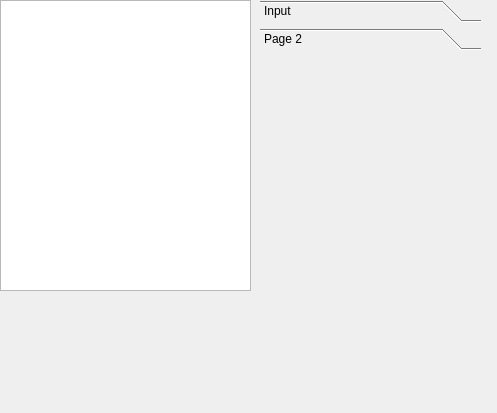
<?xml version="1.0" encoding="UTF-8"?>
<ui version="4.0">
 <class>ClientManagerForm</class>
 <widget class="QWidget" name="ClientManagerForm">
  <property name="geometry">
   <rect>
    <x>0</x>
    <y>0</y>
    <width>497</width>
    <height>413</height>
   </rect>
  </property>
  <property name="windowTitle">
   <string>Form</string>
  </property>
  <widget class="QTableWidget" name="tableWidget">
   <property name="geometry">
    <rect>
     <x>0</x>
     <y>0</y>
     <width>251</width>
     <height>291</height>
    </rect>
   </property>
  </widget>
  <widget class="QToolBox" name="toolBox">
   <property name="geometry">
    <rect>
     <x>260</x>
     <y>0</y>
     <width>221</width>
     <height>311</height>
    </rect>
   </property>
   <property name="currentIndex">
    <number>1</number>
   </property>
   <widget class="QWidget" name="">
    <property name="geometry">
     <rect>
      <x>0</x>
      <y>0</y>
      <width>221</width>
      <height>263</height>
     </rect>
    </property>
    <attribute name="label">
     <string>Input</string>
    </attribute>
    <widget class="QWidget" name="gridLayoutWidget">
     <property name="geometry">
      <rect>
       <x>0</x>
       <y>0</y>
       <width>221</width>
       <height>261</height>
      </rect>
     </property>
     <layout class="QGridLayout" name="gridLayout"/>
    </widget>
   </widget>
   <widget class="QWidget" name="page_2">
    <property name="geometry">
     <rect>
      <x>0</x>
      <y>0</y>
      <width>221</width>
      <height>263</height>
     </rect>
    </property>
    <attribute name="label">
     <string>Page 2</string>
    </attribute>
   </widget>
  </widget>
 </widget>
 <resources/>
 <connections/>
</ui>
